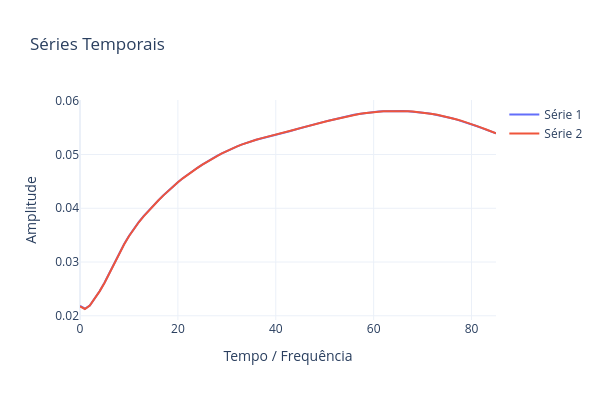

This figure's notebook cell:
### Code cell
#PlotSeriesPLY(ySeries=[teda.hiR,teda.hiP,teda.hiL,teda.hiU])
PlotSeriesPLY(ySeries=[teda.hiP-teda.hiL,teda.hiU-teda.hiP])

#PlotSeriesPLY(ySeries=[teda.rulR,teda.rulP,teda.rulL,teda.rulU])
